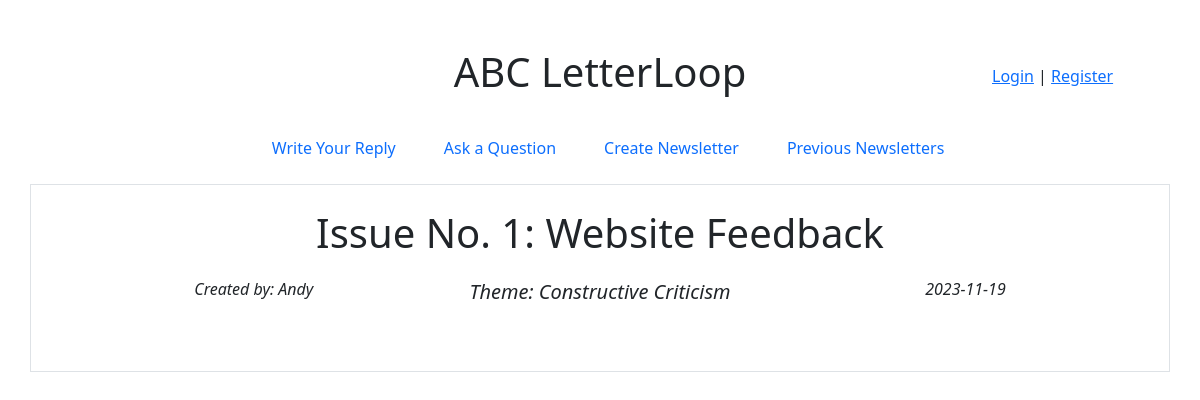
Before: / with the older database file.
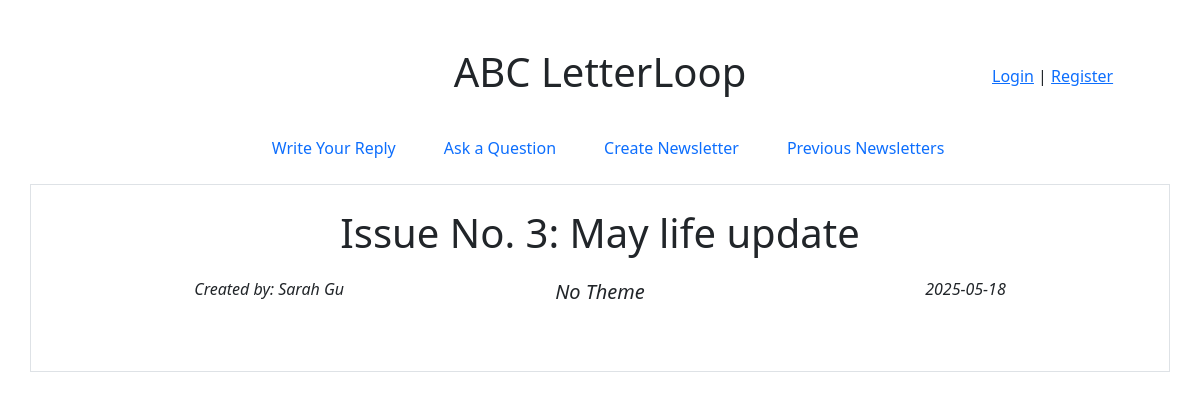
After: the same page with the newer database file.
### db.py (models this page shows)
class Issue(db.Model):
    issueId = db.Column(Integer, primary_key=True, autoincrement=True)
    name = db.Column(String, nullable=False)
    theme = db.Column(String)
    date = db.Column(DateTime, default=datetime.now)
    q_dl = db.Column(DateTime, nullable=False)
    a_dl = db.Column(DateTime, nullable=False)
    userId = db.Column(Integer, db.ForeignKey('user.userId'))
    questions = db.relationship('Question', backref='issue', lazy=False)

class User(db.Model):
    userId = db.Column(Integer, primary_key=True, autoincrement=True)
    name = db.Column(String, nullable=False)
    email = db.Column(String, nullable=False, unique=True)
    password = db.Column(String, nullable=False)
    replied = db.Column(Boolean, nullable=False)
    asked = db.relationship('Question', backref='user', lazy=False)
    answered = db.relationship('Answer', backref='user', lazy=False)

### app.py (the view)
@app.route("/", methods=["GET"])
def main():
    if g.user is None:
        logged_in = False
        name = None
    else:
        logged_in = True
        name = g.user.name
    ongoing = False
    ongoing_issue = get_latest_issue(Issue.a_dl, datetime.now())
    if g.user is not None and ongoing_issue is not None and ongoing_issue.q_dl > datetime.now() and \
        not db.session.query(User.replied).filter(User.userId == g.user.userId).scalar():
        ongoing = True
    issue = get_latest_issue(Issue.a_dl, datetime.now())
    if issue is None:
        return render_template("index.html", logged_in=logged_in, name=name,valid=False, ongoing=ongoing)
    return render_template("index.html", logged_in=logged_in, name=name,valid=True,
                            theme=issue.theme, username=get_user(issue.userId).name, date=issue.date.strftime("%Y-%m-%d"),
                            issueId=issue.issueId, issueName=issue.name, ongoing=ongoing
                           )

### app.py (called while the page is built)
@app.before_request
def load_logged_in_user():
    user_id = session.get('user_id')
    if user_id is None:
        g.user = None
    else:
        g.user = db.session.query(User).filter(User.userId == user_id).first()

def get_latest_issue(date, before=None):
    if before is None:
        return db.session.query(Issue).order_by(date.desc()).first()
    else:
        return db.session.query(Issue).filter(date < before).order_by(date.desc()).first()

def get_user(userId):
    return db.session.query(User).filter(User.userId == userId).first()

### templates/index.html (shortened to what this page needs)
<!DOCTYPE html>
<html>
    <head>
        <link href="https://cdn.jsdelivr.net/npm/bootstrap@5.3.2/dist/css/bootstrap.min.css" rel="stylesheet">
        <link href="../static/index.css" rel="stylesheet">
    </head>
    <body>
        <header>
            <div class="container">
                <div class="row justify-content-center mt-5 mb-4">
                    <div class="col-lg-2 col-0"></div>
                    <div class="col-lg-8 col-7 text-center">
                        <h1 class="h1">ABC LetterLoop</h1>
                    </div>
                    <div class="col-lg-2 col-4 d-flex status-container text-right">
                        {% if logged_in %}
                            <div class="vertical-center text-nowrap">{{ name }} |&nbsp<a href="/logout">Logout</a></div>
                        {% else %}
                            <div class="vertical-center text-nowrap"><a href="/login">Login</a>&nbsp|&nbsp<a href="/register">Register</a></div>
                        {% endif %}
                    </div>
                    </div>
                </div>
        </header>
        <nav>
            <ul class="nav justify-content-center mt-2 mb-3 ms-lg-3">
                <li class="nav-item me-lg-3"><a class="nav-link" href="/reply">Write Your Reply</a></li>
                <li class="nav-item me-lg-3"><a class="nav-link" href="/ask">Ask a Question</a></li>
                <li class="nav-item me-lg-3"><a class="nav-link" href="/new">Create Newsletter</a></li>
                <li class="nav-item"><a class="nav-link" href="/previous">Previous Newsletters</a></li>
            </ul>
        </nav>
        <main>
            {% if valid %}
                <article class="container border p-4 mt-1 mb-5">
                    <div class="row justify-content-center">
                        <div class="col-12 col-lg-12 mb-2 text-center">
                            <h1 class="h1">Issue No. {{ issueId }}: {{ issueName }}</h1>
                        </div>
                    </div>
                    <div class="row justify-content-center mt-1 fw-light">
                        <div class="col-3 col-lg-2 text-start fst-italic fs-6">
                            <div>Created by: {{ username }}</div>
                        </div>
                        <div class="col-6 col-lg-5 text-center fst-italic fs-5">
                            {% if theme == "" %}
                                <div>No Theme</div>
                            {% else %}
                                <div>Theme: {{ theme }}</div>
                            {% endif %}
                        </div>
                        <div class="col-3 col-lg-2 text-end fst-italic fs-6 text-nowrap">
                            {{ date }}
                        </div>
                    </div>
                    <div class="row justify-content-center mt-4">
                        <div class="col-12 col-lg-9 pt-3 ps-4 pe-4" id="issue-content-div">
                        </div>
                    </div>
                </article>
            {% endif %}
        </main>
    </body>
</html>

Changed rows visible on the page:
no longer on this page (row unchanged): Issue: name "Website Feedback", theme "Constructive Criticism"
no longer on this page (row edited): User: name "Andy"
added Issue: name "May life update"
added User: name "Sarah Gu"
Other visible differences:
{{ issueId }}: "1" → "3"
{{ date }}: "2023-11-19" → "2025-05-18"
text no longer shown: "Theme:"
text now shown: "No Theme"
